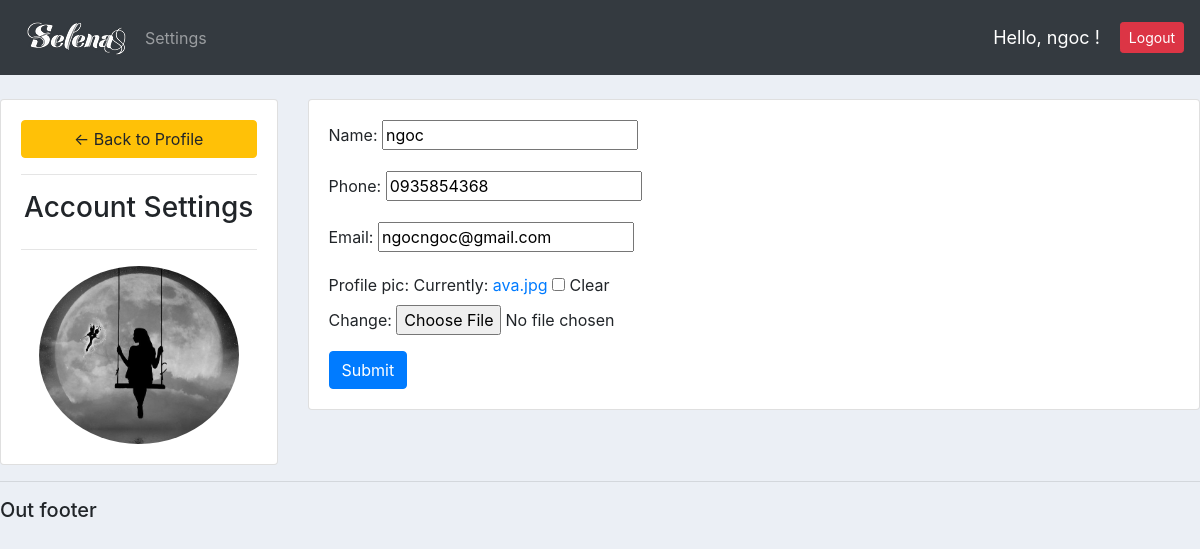
Before: /account/ (signed in) with the older database file.
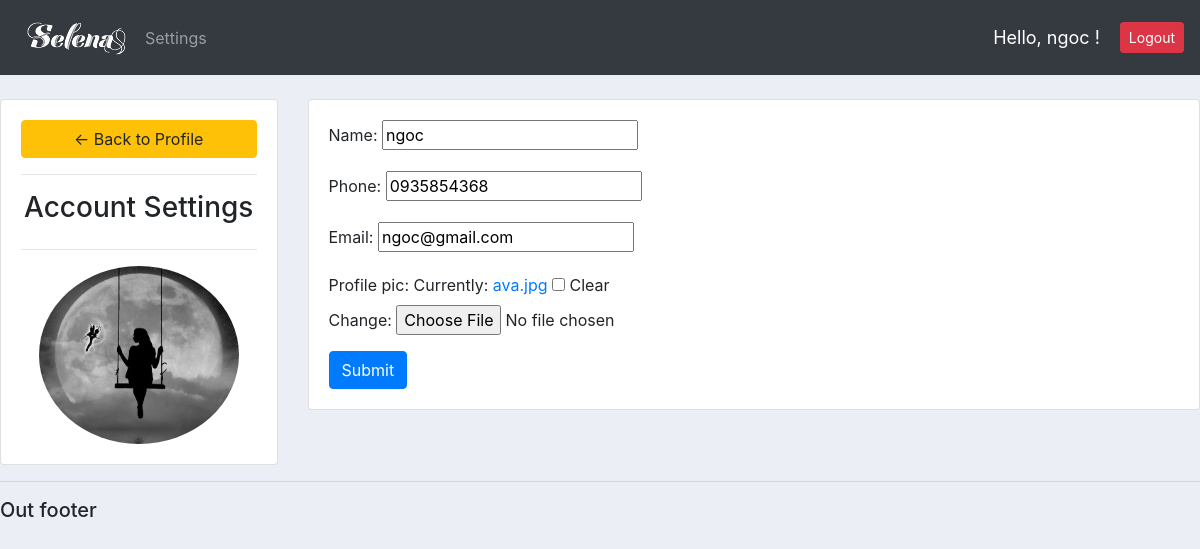
After: the same page with the newer database file.
### accounts/models.py (models this page shows, shortened)
class Customer(models.Model):
    user = models.OneToOneField(User, null=True, on_delete=models.CASCADE)
    name = models.CharField(max_length=200, null=True)
    phone = models.CharField(max_length=200, null=True)
    email = models.CharField(max_length=200, null=True)
    profile_pic = models.ImageField(default="default_profile.png", null=True, blank=True)
    date_created = models.DateTimeField(auto_now_add=True)

### accounts/decorators.py (the view)
        def wrapper_func(request, *args, **kwargs):
            group = None
            if request.user.groups.exists():
                group = request.user.groups.all()[0].name
            if group in allowed_roles:
                return view_func(request, *args, **kwargs)
            else:
                return HttpResponse('You are not authorized to view this page.')

### accounts/forms.py
class CustomerForm(ModelForm):
    class Meta:
        model = Customer
        fields = '__all__'
        exclude = ['user']

### accounts/views.py (called while the page is built)
@login_required(login_url='login')
@allowed_users(allowed_roles=['customer'])
def accountSettings(request):
    customer = request.user.customer
    form = CustomerForm(instance=customer)
    if request.method == 'POST':
        form = CustomerForm(request.POST, request.FILES, instance=customer)
        if form.is_valid():
            form.save()
    context = {'form':form}
    return render(request, 'accounts/account_settings.html', context)

### accounts/templates/accounts/account_settings.html (shortened to what this page needs)
{%  extends 'accounts/main.html' %}
{% load static %}
{% block content %}
<br>
<div class="row">
	<div class="col-md-3">
		<div class="card card-body">
			<a class="btn btn-warning" href="{% url 'home' %}"> &#8592; Back to Profile</a>
			<hr>
			<h3 style="text-align: center">Account Settings</h3>
			<hr>
			<img class="profile-pic" src="{{request.user.customer.profile_pic.url}}" >
		</div>
	</div>
	<div class="col-md-9">
		<div class="card card-body">
			<form method="POST" action="" enctype="multipart/form-data">
				{{form.as_p}}
			<input class="btn btn-primary" type="submit" name="Update Information" value="Submit">
			</form>
		</div>
	</div>
</div>
{% endblock %}

Changed rows visible on the page:
changed Customer "ngoc": email "ngocngoc@gmail.com" → "ngoc@gmail.com"
